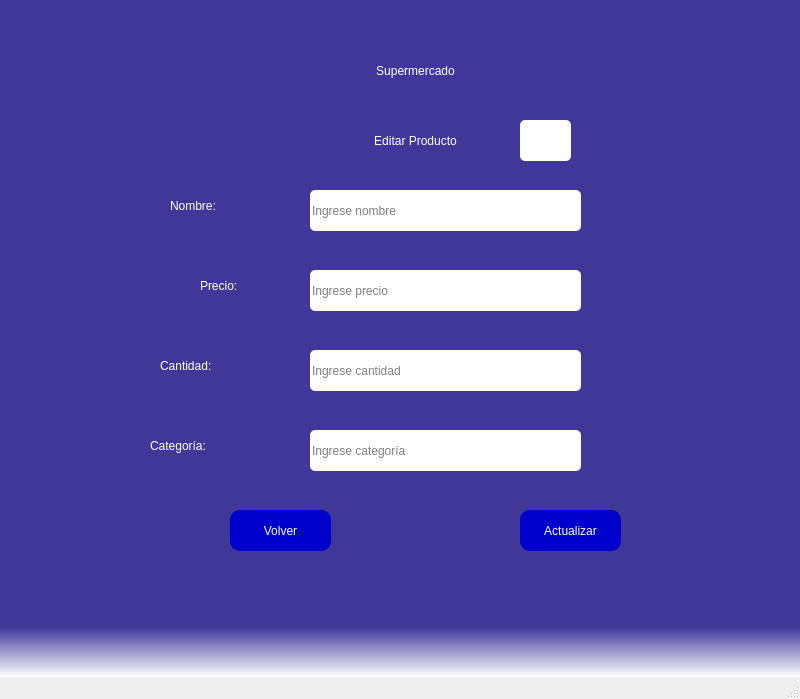
<?xml version="1.0" encoding="UTF-8"?>
<ui version="4.0">
 <class>MainWindow</class>
 <widget class="QMainWindow" name="MainWindow">
  <property name="geometry">
   <rect>
    <x>0</x>
    <y>0</y>
    <width>800</width>
    <height>699</height>
   </rect>
  </property>
  <property name="windowTitle">
   <string>MainWindow</string>
  </property>
  <property name="styleSheet">
   <string notr="true">QWidget#centralwidget{

	background-color: qlineargradient(spread:pad, x1:0, y1:0.925818, x2:0, y2:1, stop:0 rgba(12, 0, 127, 196), stop:1 rgba(255, 255, 255, 255));
}</string>
  </property>
  <widget class="QWidget" name="centralwidget">
   <widget class="QLabel" name="label">
    <property name="geometry">
     <rect>
      <x>250</x>
      <y>40</y>
      <width>331</width>
      <height>61</height>
     </rect>
    </property>
    <property name="styleSheet">
     <string notr="true">font: 36pt &quot;MS Shell Dlg 2&quot;;
color: rgb(255, 255, 255);</string>
    </property>
    <property name="text">
     <string>Supermercado</string>
    </property>
    <property name="alignment">
     <set>Qt::AlignCenter</set>
    </property>
   </widget>
   <widget class="QLabel" name="label_3">
    <property name="geometry">
     <rect>
      <x>250</x>
      <y>110</y>
      <width>331</width>
      <height>61</height>
     </rect>
    </property>
    <property name="styleSheet">
     <string notr="true">font: 20pt &quot;MS Shell Dlg 2&quot;;
color: rgb(255, 255, 255);</string>
    </property>
    <property name="text">
     <string>Editar Producto</string>
    </property>
    <property name="alignment">
     <set>Qt::AlignCenter</set>
    </property>
   </widget>
   <widget class="QLabel" name="label_2">
    <property name="geometry">
     <rect>
      <x>170</x>
      <y>190</y>
      <width>141</width>
      <height>31</height>
     </rect>
    </property>
    <property name="styleSheet">
     <string notr="true">font: 26pt &quot;MS Shell Dlg 2&quot;;
color: rgb(255, 255, 255);</string>
    </property>
    <property name="text">
     <string>Nombre:</string>
    </property>
   </widget>
   <widget class="QLineEdit" name="labelNombre">
    <property name="geometry">
     <rect>
      <x>310</x>
      <y>190</y>
      <width>271</width>
      <height>41</height>
     </rect>
    </property>
    <property name="styleSheet">
     <string notr="true">font: 12pt &quot;MS Shell Dlg 2&quot;;
border-radius:5px;</string>
    </property>
    <property name="text">
     <string/>
    </property>
    <property name="placeholderText">
     <string>Ingrese nombre</string>
    </property>
   </widget>
   <widget class="QLabel" name="label_4">
    <property name="geometry">
     <rect>
      <x>200</x>
      <y>270</y>
      <width>141</width>
      <height>31</height>
     </rect>
    </property>
    <property name="styleSheet">
     <string notr="true">font: 26pt &quot;MS Shell Dlg 2&quot;;
color: rgb(255, 255, 255);</string>
    </property>
    <property name="text">
     <string>Precio:</string>
    </property>
   </widget>
   <widget class="QLabel" name="label_5">
    <property name="geometry">
     <rect>
      <x>160</x>
      <y>350</y>
      <width>151</width>
      <height>31</height>
     </rect>
    </property>
    <property name="styleSheet">
     <string notr="true">font: 26pt &quot;MS Shell Dlg 2&quot;;
color: rgb(255, 255, 255);</string>
    </property>
    <property name="text">
     <string>Cantidad:</string>
    </property>
   </widget>
   <widget class="QLineEdit" name="labelPrecio">
    <property name="geometry">
     <rect>
      <x>310</x>
      <y>270</y>
      <width>271</width>
      <height>41</height>
     </rect>
    </property>
    <property name="styleSheet">
     <string notr="true">font: 12pt &quot;MS Shell Dlg 2&quot;;
border-radius:5px;</string>
    </property>
    <property name="text">
     <string/>
    </property>
    <property name="placeholderText">
     <string>Ingrese precio</string>
    </property>
   </widget>
   <widget class="QLineEdit" name="labelCantidad">
    <property name="geometry">
     <rect>
      <x>310</x>
      <y>350</y>
      <width>271</width>
      <height>41</height>
     </rect>
    </property>
    <property name="styleSheet">
     <string notr="true">font: 12pt &quot;MS Shell Dlg 2&quot;;
border-radius:5px;</string>
    </property>
    <property name="text">
     <string/>
    </property>
    <property name="placeholderText">
     <string>Ingrese cantidad</string>
    </property>
   </widget>
   <widget class="QLineEdit" name="labelCategoria">
    <property name="geometry">
     <rect>
      <x>310</x>
      <y>430</y>
      <width>271</width>
      <height>41</height>
     </rect>
    </property>
    <property name="styleSheet">
     <string notr="true">font: 12pt &quot;MS Shell Dlg 2&quot;;
border-radius:5px;</string>
    </property>
    <property name="text">
     <string/>
    </property>
    <property name="placeholderText">
     <string>Ingrese categoría</string>
    </property>
   </widget>
   <widget class="QLabel" name="label_6">
    <property name="geometry">
     <rect>
      <x>150</x>
      <y>420</y>
      <width>161</width>
      <height>51</height>
     </rect>
    </property>
    <property name="styleSheet">
     <string notr="true">font: 26pt &quot;MS Shell Dlg 2&quot;;
color: rgb(255, 255, 255);</string>
    </property>
    <property name="text">
     <string>Categoría:</string>
    </property>
   </widget>
   <widget class="QPushButton" name="buttonActualizar">
    <property name="geometry">
     <rect>
      <x>520</x>
      <y>510</y>
      <width>101</width>
      <height>41</height>
     </rect>
    </property>
    <property name="styleSheet">
     <string notr="true">font: 87 9pt &quot;Arial Black&quot;;
font: 10pt &quot;MS Shell Dlg 2&quot;;
background-color: qlineargradient(spread:pad, x1:1, y1:0, x2:1, y2:0, stop:0 rgba(0, 0, 205, 255), stop:1 rgba(255, 255, 255, 255));
color: rgb(255, 255, 255);
border-radius:10px;</string>
    </property>
    <property name="text">
     <string>Actualizar</string>
    </property>
   </widget>
   <widget class="QPushButton" name="buttonVolver">
    <property name="geometry">
     <rect>
      <x>230</x>
      <y>510</y>
      <width>101</width>
      <height>41</height>
     </rect>
    </property>
    <property name="styleSheet">
     <string notr="true">font: 87 9pt &quot;Arial Black&quot;;
font: 10pt &quot;MS Shell Dlg 2&quot;;
background-color: qlineargradient(spread:pad, x1:1, y1:0, x2:1, y2:0, stop:0 rgba(0, 0, 205, 255), stop:1 rgba(255, 255, 255, 255));
color: rgb(255, 255, 255);
border-radius:10px;</string>
    </property>
    <property name="text">
     <string>Volver</string>
    </property>
   </widget>
   <widget class="QLineEdit" name="labelCod">
    <property name="geometry">
     <rect>
      <x>520</x>
      <y>120</y>
      <width>51</width>
      <height>41</height>
     </rect>
    </property>
    <property name="styleSheet">
     <string notr="true">font: 12pt &quot;MS Shell Dlg 2&quot;;
border-radius:5px;</string>
    </property>
    <property name="text">
     <string/>
    </property>
    <property name="placeholderText">
     <string/>
    </property>
   </widget>
  </widget>
  <widget class="QMenuBar" name="menubar">
   <property name="geometry">
    <rect>
     <x>0</x>
     <y>0</y>
     <width>800</width>
     <height>21</height>
    </rect>
   </property>
  </widget>
  <widget class="QStatusBar" name="statusbar"/>
 </widget>
 <resources/>
 <connections/>
</ui>
